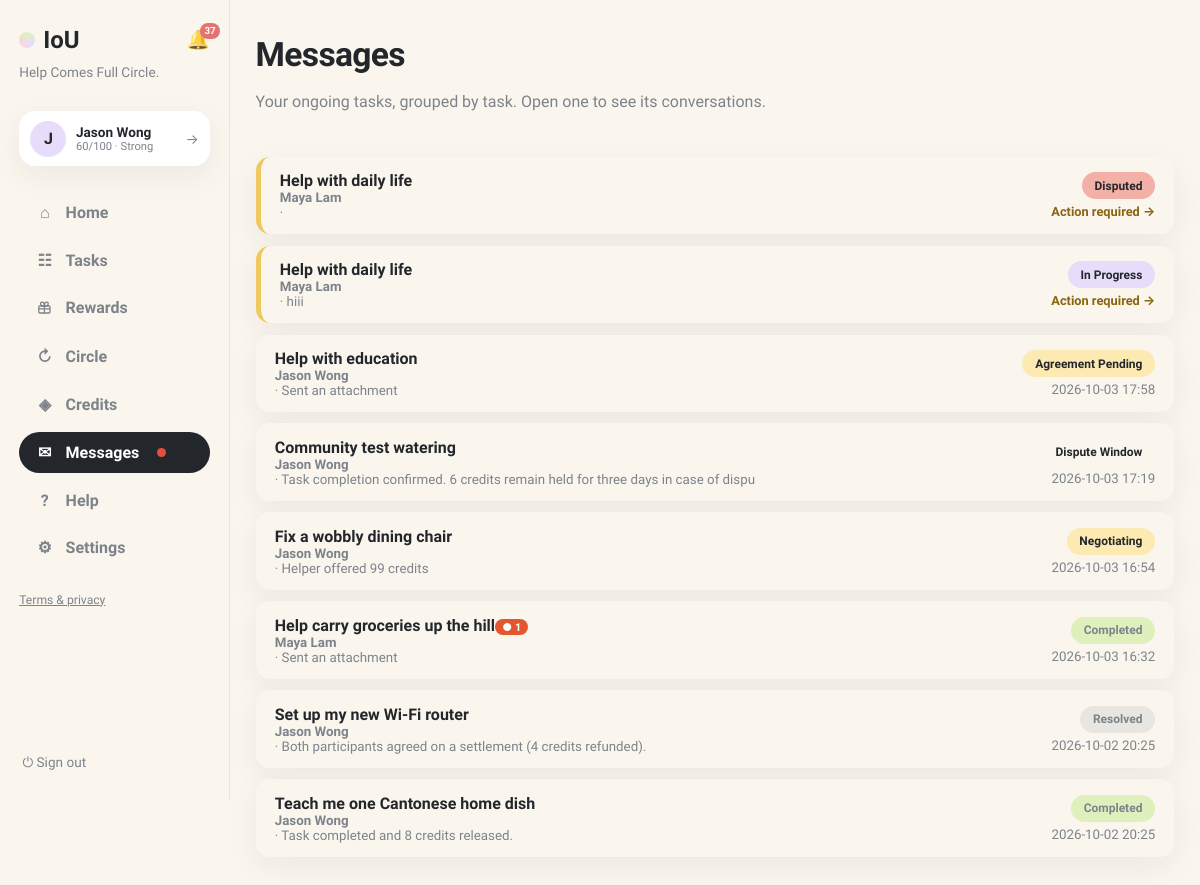
Page /messages (signed in) on the earlier database version.
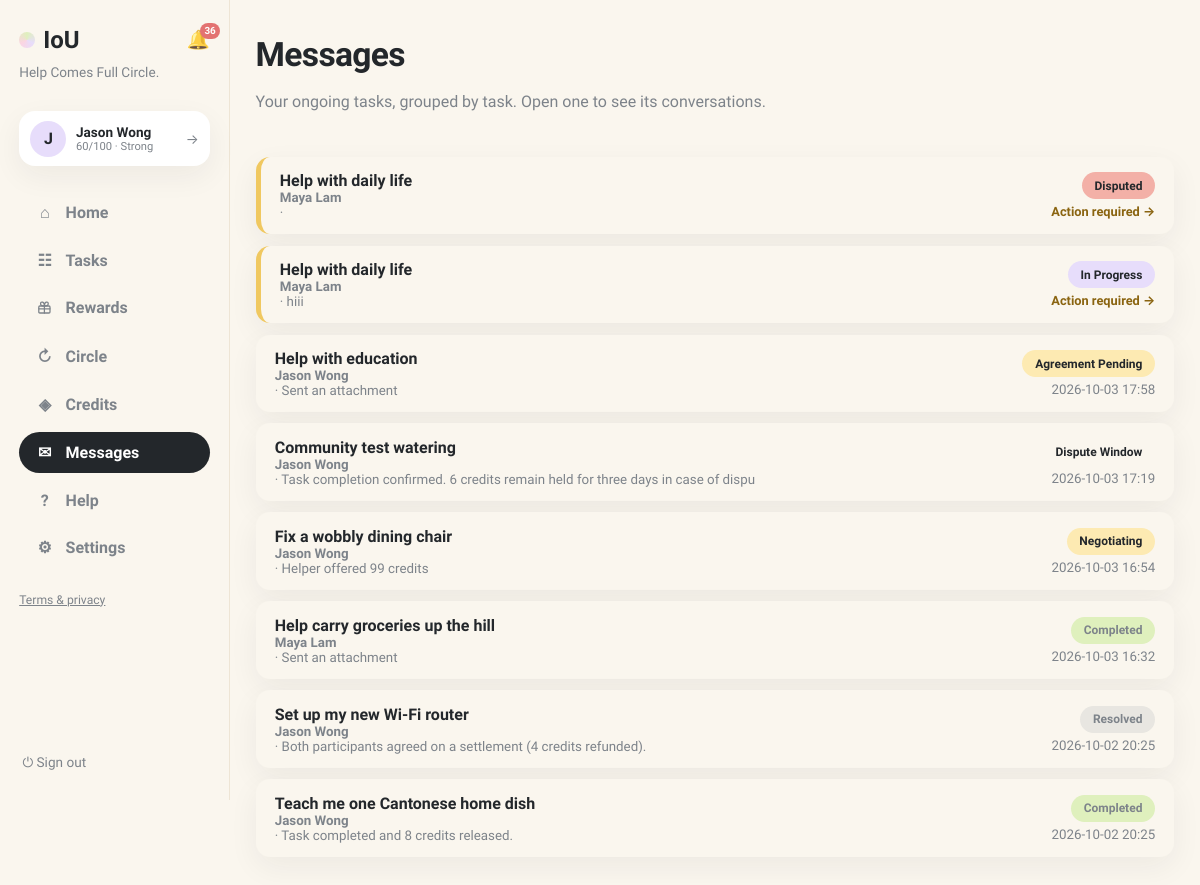
Same page on the later database version.
### tables this page shows
CREATE TABLE users (
                id INTEGER PRIMARY KEY, name TEXT NOT NULL, email TEXT UNIQUE NOT NULL,
                password TEXT NOT NULL, balance INTEGER NOT NULL DEFAULT 0,
                held_balance INTEGER NOT NULL DEFAULT 0,
                is_moderator INTEGER NOT NULL DEFAULT 0
            , language TEXT NOT NULL DEFAULT 'en', address TEXT, district TEXT, hkid TEXT, address_id TEXT, age INTEGER, birthday TEXT, skills TEXT NOT NULL DEFAULT '', community_helper INTEGER NOT NULL DEFAULT 0, created_at TEXT, consent_analytics INTEGER NOT NULL DEFAULT 0, reliability INTEGER NOT NULL DEFAULT 60, account_status TEXT NOT NULL DEFAULT 'active', analytics_consent INTEGER NOT NULL DEFAULT 0, username TEXT, bio TEXT, verification_identity TEXT NOT NULL DEFAULT 'unverified', verification_neighbourhood TEXT NOT NULL DEFAULT 'unverified', vis_photo INTEGER NOT NULL DEFAULT 1, vis_neighbourhood INTEGER NOT NULL DEFAULT 1, vis_skills INTEGER NOT NULL DEFAULT 1, vis_bio INTEGER NOT NULL DEFAULT 1, vis_completed INTEGER NOT NULL DEFAULT 1, vis_circle INTEGER NOT NULL DEFAULT 1, circle_enabled INTEGER NOT NULL DEFAULT 1, circle_notifications INTEGER NOT NULL DEFAULT 1, circle_community_only INTEGER NOT NULL DEFAULT 0, circle_max_distance_km REAL NOT NULL DEFAULT 2.0, circle_availability TEXT NOT NULL DEFAULT '');

CREATE TABLE requests (
                id INTEGER PRIMARY KEY, title TEXT NOT NULL, description TEXT NOT NULL,
                category TEXT NOT NULL, requester_id INTEGER NOT NULL,
                status TEXT NOT NULL DEFAULT 'open', provider_id INTEGER,
                requester_value INTEGER, requester_buffer INTEGER,
                provider_value INTEGER, provider_buffer INTEGER,
                agreed_value INTEGER, negotiation_deadline TEXT,
                effort_minutes INTEGER, complexity INTEGER, quality_score INTEGER,
                completed_at TEXT,
                created_at TEXT NOT NULL, location TEXT, needed_by TEXT, urgency TEXT, meetup_date TEXT, meetup_time TEXT, meetup_location TEXT, preferred_time TEXT, completion_note TEXT, completion_evidence TEXT, confirm_requester INTEGER NOT NULL DEFAULT 0, confirm_provider INTEGER NOT NULL DEFAULT 0, started_at TEXT, provider_completed_at TEXT, requester_confirmed_at TEXT, release_at TEXT, proof_path TEXT, proof_status TEXT, dispute_eligible INTEGER NOT NULL DEFAULT 1, dispute_window_days INTEGER NOT NULL DEFAULT 3, settlement_value INTEGER, circle_id INTEGER, cancel_requested_by INTEGER, cancel_reason TEXT, cancel_compensation INTEGER NOT NULL DEFAULT 0, evidence_required INTEGER NOT NULL DEFAULT 1, duration_minutes INTEGER NOT NULL DEFAULT 0, community_id INTEGER, visibility TEXT NOT NULL DEFAULT 'public', reservation_status TEXT NOT NULL DEFAULT 'public', selected_by_user_id INTEGER, was_ever_reserved INTEGER NOT NULL DEFAULT 0,
                FOREIGN KEY(requester_id) REFERENCES users(id),
                FOREIGN KEY(provider_id) REFERENCES users(id)
            );

### app.py (the view)
@app.get("/messages", response_class=HTMLResponse)
def messages_page(request: Request):
    user = current_user(request)
    if not user:
        return RedirectResponse("/login", status_code=303)
    with db() as connection:
        threads = connection.execute(
            """SELECT r.id, r.title, r.status, r.category,
                      u.name requester_name, p.name provider_name,
                      (SELECT body FROM messages m WHERE m.request_id=r.id ORDER BY m.created_at DESC, m.id DESC LIMIT 1) last_body,
                      (SELECT created_at FROM messages m WHERE m.request_id=r.id ORDER BY m.created_at DESC, m.id DESC LIMIT 1) last_at,
                      (SELECT u2.name FROM messages m JOIN users u2 ON u2.id=m.sender_id
                        WHERE m.request_id=r.id AND m.sender_id IS NOT NULL
                        ORDER BY m.created_at DESC, m.id DESC LIMIT 1) last_sender_name,
                      (SELECT COUNT(*) FROM messages m WHERE m.request_id=r.id) msg_count,
                      (SELECT COUNT(*) FROM messages m
                        LEFT JOIN thread_reads tr ON tr.request_id=m.request_id AND tr.user_id=?
                        WHERE m.request_id=r.id AND m.sender_id IS NOT NULL AND m.sender_id != ?
                          AND m.id > COALESCE(tr.last_read_id, 0)) unread_count
               FROM requests r JOIN users u ON u.id=r.requester_id
               LEFT JOIN users p ON p.id=r.provider_id
               WHERE (r.requester_id=? OR r.provider_id=?
                      OR EXISTS (SELECT 1 FROM request_participants rp
                                 WHERE rp.request_id=r.id AND rp.user_id=?))
                 AND EXISTS (SELECT 1 FROM messages m WHERE m.request_id=r.id)
               ORDER BY last_at DESC""",
            (user["id"], user["id"], user["id"], user["id"], user["id"]),
        ).fetchall()
        exchanges = []
        for t in threads:
            item = load_request(connection, t["id"])
            needs, cta, label, href = exchange_flag(connection, item, user["id"])
            exchanges.append({"t": t, "needs": needs, "cta": cta, "label": label, "href": href})
        exchanges.sort(key=lambda e: not e["needs"])
    return render(request, "messages.html", page="messages", exchanges=exchanges)

### templates/messages.html (shortened to what this page needs)
{% extends "base.html" %}
{% block content %}
<header class="page-head">
  <div>
    <h1>Messages</h1>
    <p class="muted">Your ongoing tasks, grouped by task. Open one to see its conversations.</p>
  </div>
</header>
<div class="exchange-table">
{% for e in exchanges %}
  <a class="exchange-row card {% if e.needs %}needs{% endif %}" href="{{ e.href }}">
    <div class="ex-main">
      <b>{{ e.t.title }}{% if e.t.unread_count %}<span class="thread-unread">● {{ e.t.unread_count }}</span>{% endif %}</b>
      <small class="ex-preview">{% if e.t.last_sender_name %}<b class="ex-sender">{{ e.t.last_sender_name }}</b> · {% endif %}{{ e.t.last_body[:80] }}</small>
    </div>
    <div class="ex-side">
      <span class="status s-{{ e.t.status }}">{{ status_labels[e.t.status] if e.t.status in status_labels else e.t.status.replace('_',' ') }}</span>
      {% if e.needs %}<span class="ex-action">Action required →</span>
      {% else %}<small class="muted">{{ e.t.last_at[:16].replace('T',' ') }}</small>{% endif %}
    </div>
  </a>
{% else %}
  <div class="card"><p class="empty">No messages yet. Offer to help someone on the Community board and it appears here. <a href="/browse">Go to Community →</a></p></div>
{% endfor %}
</div>
{% endblock %}

### templates/base.html (shortened to what this page needs)
<!doctype html>
<html lang="en"><head><link rel="stylesheet" href="/static/style.css"></head>
<body class="app-body">
<nav class="sidebar">
  <div class="brand-row">
    <a class="brand" href="/"><span class="brand-dot"></span>IoU</a>
    {% if user %}
    <a class="bell {% if page == 'notifications' %}active{% endif %}" href="/notifications" title="Notifications">🔔{% if unread_notifs or unread_msgs %}<span class="bell-badge">{{ (unread_notifs or 0) + (unread_msgs or 0) }}</span>{% endif %}</a>
    {% endif %}
  </div>
  <p class="brand-tag">Help Comes Full Circle.</p>
  {% if user %}
  <a class="side-user" href="/profile" title="Your profile">
    <div class="avatar">{{ user.name[0] }}</div>
    {% set sc = user.reliability if user.reliability is not none else 60 %}
    {% set lab = 'Suspended' if sc <= 0 else ('Restricted' if sc < 30 else ('Limited' if sc < 60 else ('Strong' if sc < 80 else 'Excellent'))) %}
    <div class="sidebar-user-meta"><b>{{ user.name }}</b>
      <small>{{ sc }}/100 · {{ lab }}</small>
    </div>
    <span class="side-user-arrow">→</span>
  </a>
  <div class="nav-links">
    <a class="nav-link {% if page == 'home' %}active{% endif %}" href="/"><span class="nav-ico">⌂</span>Home</a>
    <a class="nav-link {% if page == 'browse' %}active{% endif %}" href="/browse"><span class="nav-ico">☷</span>Tasks</a>
    <a class="nav-link " href="/rewards"><span class="nav-ico"></span>Rewards</a>
    <a class="nav-link {% if page == 'circle' %}active{% endif %}" href="/chain-invitations"><span class="nav-ico">↻</span>Circle{% if circle_pending %}<span class="unread-dot"></span>{% endif %}</a>
    <a class="nav-link {% if page == 'credits' %}active{% endif %}" href="/history"><span class="nav-ico">◈</span>Credits</a>
    <a class="nav-link {% if page == 'messages' %}active{% endif %}" href="/messages"><span class="nav-ico">✉</span>Messages{% if unread_msgs %}<span class="unread-dot"></span>{% endif %}</a>
    <a class="nav-link {% if page == 'help' %}active{% endif %}" href="/help"><span class="nav-ico">?</span>Help</a>
    <a class="nav-link {% if page == 'account' %}active{% endif %}" href="/account"><span class="nav-ico">⚙</span>Settings</a>
  </div>
  <p class="nav-footer"><a href="/legal">Terms &amp; privacy</a></p>
  <form method="post" action="/logout" class="side-logout"><button class="link-button" title="Sign out">⏻ Sign out</button></form>
  {% else %}
  <div class="nav-links">
    <a class="nav-link" href="/login"><span class="nav-ico">→</span>Sign in</a>
    <a class="nav-link" href="/register"><span class="nav-ico">＋</span>Create account</a>
  </div>
  <p class="nav-footer"><a href="/legal">Terms &amp; privacy</a></p>
  {% endif %}
</nav>
<main class="content {% block content_class %}{% endblock %}">{% block content %}{% endblock %}</main>
</body></html>

Differences in the rows shown:
changed users "Maya Lam": t.unread_count "1" → (not shown)
Other differences:
{{ (unread_notifs or 0) + (unread_msgs or 0) }}: "37" → "36"
